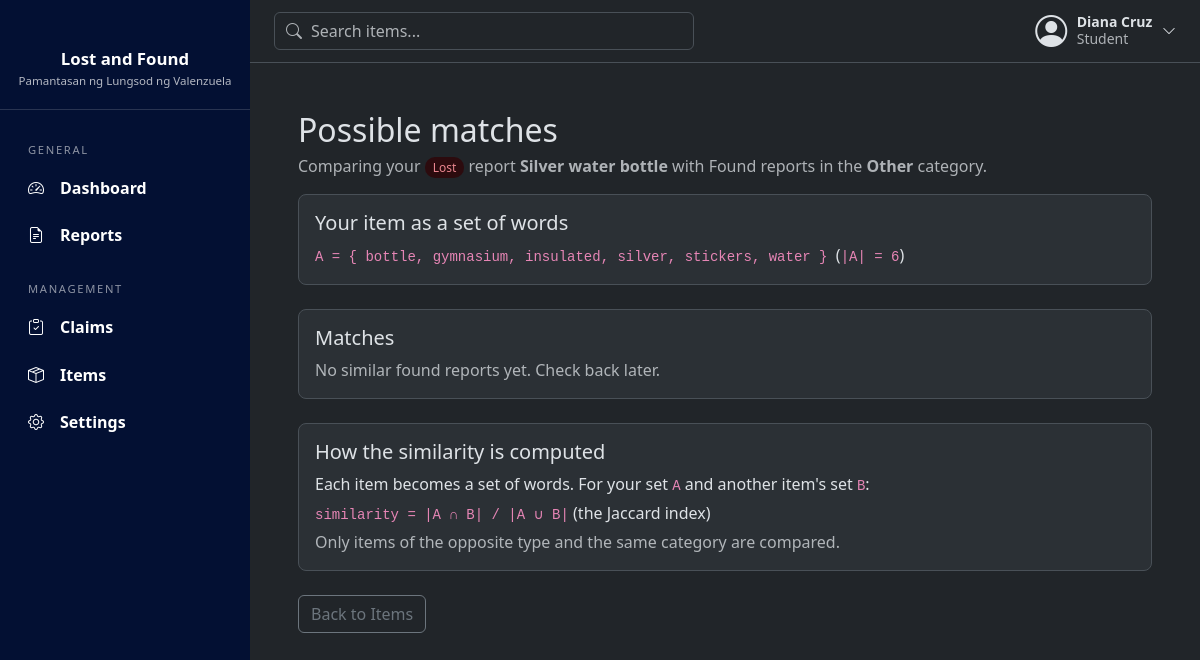
The page /items/10/matches (signed in) on the database its author committed.
### tables this page shows
CREATE TABLE users (
            id INTEGER PRIMARY KEY AUTOINCREMENT,
            full_name TEXT NOT NULL,
            email TEXT NOT NULL UNIQUE,
            password TEXT NOT NULL,
            role TEXT NOT NULL DEFAULT 'Student'
                CHECK(role IN ('Student', 'Faculty', 'Admin'))
        , is_active INTEGER NOT NULL DEFAULT 1);

CREATE TABLE items (
            item_id INTEGER PRIMARY KEY AUTOINCREMENT,
            user_id INTEGER NOT NULL,
            name TEXT NOT NULL,
            category TEXT NOT NULL,
            description TEXT,
            location TEXT NOT NULL,
            item_status TEXT NOT NULL
                CHECK(item_status IN ('Lost', 'Found')),
            status TEXT NOT NULL DEFAULT 'Active'
                CHECK(status IN ('Active', 'Claimed', 'Returned', 'Removed')),
            date_reported DATE NOT NULL DEFAULT CURRENT_DATE,

            FOREIGN KEY (user_id) REFERENCES users (id)
        );

### routes/user_routes.py (the view)
@bp.route("/items/<int:item_id>/matches")
@login_required
def item_matches(item_id):
    item = item_model.get(item_id)
    if item is None:
        abort(404)
    if item["user_id"] != session["user_id"]:
        abort(403)                                   # only the reporter sees their matches
    opposite = "Found" if item["item_status"] == "Lost" else "Lost"
    candidates = item_model.active_of_type(opposite, session["user_id"])
    matches = matching.find_matches(item, candidates)
    return render_template("user/item_matches.html", item=item, matches=matches,
                           opposite=opposite, my_words=sorted(matching.item_words(item)))

### database/connection.py (called while the page is built)
def get_db():
    if "db" not in g:
        g.db = sqlite3.connect(current_app.config["DATABASE"])
        g.db.row_factory = sqlite3.Row
        g.db.execute("PRAGMA foreign_keys = ON")
    return g.db

### models/item_model.py (called while the page is built)
def get(item_id):
    return get_db().execute("SELECT * FROM items WHERE item_id = ?", (item_id,)).fetchone()

def active_of_type(item_status, exclude_user_id):
    return get_db().execute(
        "SELECT * FROM items WHERE item_status = ? AND status = 'Active' AND user_id != ?",
        (item_status, exclude_user_id),
    ).fetchall()

### models/matching.py (called while the page is built)
def words(text):
    found = re.findall(r"[a-z0-9]+", (text or "").lower())
    return {w for w in found if w not in STOPWORDS and len(w) > 1}

def item_words(item):
    return (words(item["name"]) | words(item["location"]) | words(item["description"]))

def jaccard(a, b):
    if not a and not b:
        return 0.0
    return len(a & b) / len(a | b)

def find_matches(new_item, candidates):
    mine = item_words(new_item)
    results = []
    for other in candidates:
        if other["category"] != new_item["category"]:      # different category = skip
            continue
        theirs = item_words(other)
        score = jaccard(mine, theirs)
        if score >= MIN_SCORE:
            results.append((other, score, sorted(mine & theirs),
                            sorted(mine - theirs), sorted(theirs - mine)))
    results.sort(key=lambda r: r[1], reverse=True)
    return results

### models/user_model.py (called while the page is built)
def get_by_id(user_id):
    return get_db().execute("SELECT * FROM users WHERE id = ?", (user_id,)).fetchone()

### routes/utils.py (called while the page is built)
def login_required(view):
    @wraps(view)
    def wrapped(*args, **kwargs):
        if "user_id" not in session:
            flash("Please log in first.", "warning")
            return redirect(url_for("auth.login"))
        user = user_model.get_by_id(session["user_id"])
        if user is None or not user["is_active"]:
            session.clear()
            flash("Your account is no longer active. Please contact an administrator.", "warning")
            return redirect(url_for("auth.login"))
        return view(*args, **kwargs)
    return wrapped

### templates/user/item_matches.html (shortened to what this page needs)
{% extends "base.html" %}
{% block content %}
<h2 class="mb-1">Possible matches</h2>
<p class="text-body-secondary">
  Comparing your <span class="dash-badge {{ item['item_status'] }}">{{ item["item_status"] }}</span>
  report <strong>{{ item["name"] }}</strong> with {{ opposite }} reports in the
  <strong>{{ item["category"] }}</strong> category.
</p>
<div class="dash-section">
  <h5>Your item as a set of words</h5>
  <p class="mb-0">
    <code>A = { {{ my_words|join(", ") }} }</code>
    &nbsp;(<code>|A| = {{ my_words|length }}</code>)
  </p>
</div>
<div class="dash-section">
  <h5>Matches</h5>
  {% if matches %}
  <table>
    <tr>
      <th>Item</th><th>Location</th><th>Date</th>
      <th>In common (A &cap; B)</th><th>Only in yours (A &minus; B)</th><th>Only in theirs (B &minus; A)</th>
      <th>Similarity</th>
      {% if opposite == "Found" %}<th>Actions</th>{% endif %}
    </tr>
    {% for other, score, shared, only_mine, only_theirs in matches %}
    {% set union_size = shared|length + only_mine|length + only_theirs|length %}
    <tr>
      <td>{{ other["name"] }}</td>
      <td>{{ other["location"] }}</td>
      <td>{{ other["date_reported"] }}</td>
      <td>{% for w in shared %}<span class="dash-badge me-1">{{ w }}</span>{% endfor %}</td>
      <td>{% for w in only_mine %}<span class="dash-badge me-1">{{ w }}</span>{% endfor %}</td>
      <td>{% for w in only_theirs %}<span class="dash-badge me-1">{{ w }}</span>{% endfor %}</td>
      <td class="text-nowrap">
        <strong>{{ (score * 100)|round|int }}%</strong>
        <span class="small text-body-secondary">({{ shared|length }} / {{ union_size }})</span><br>
        {% if score >= 0.5 %}<span class="dash-badge Approved">Strong match</span>
        {% elif score >= 0.25 %}<span class="dash-badge Pending">Likely match</span>
        {% else %}<span class="dash-badge">Possible match</span>{% endif %}
      </td>
      {% if opposite == "Found" %}
      <td>
        <a class="btn btn-sm btn-primary" href="{{ url_for('user.claims', item_id=other['item_id']) }}">Claim</a>
      </td>
      {% endif %}
    </tr>
    {% endfor %}
  </table>
  {% else %}
  <p class="dash-empty mb-0">No similar {{ opposite|lower }} reports yet. Check back later.</p>
  {% endif %}
</div>
<div class="dash-section">
  <h5>How the similarity is computed</h5>
  <p class="mb-1">Each item becomes a set of words. For your set <code>A</code> and another item's set <code>B</code>:</p>
  <p class="mb-1"><code>similarity = |A &cap; B| / |A &cup; B|</code> (the Jaccard index)</p>
  <p class="mb-0 text-body-secondary">Only items of the opposite type and the same category are compared.</p>
</div>
<a class="btn btn-outline-secondary" href="{{ url_for('user.items') }}">Back to Items</a>
{% endblock %}

### templates/base.html (shortened to what this page needs)
<!doctype html>
<html lang="en" data-bs-theme="dark">
<head>
  <link href="https://cdn.jsdelivr.net/npm/bootstrap@5.3.3/dist/css/bootstrap.min.css" rel="stylesheet">
  <link href="https://cdn.jsdelivr.net/npm/bootstrap-icons@1.11.3/font/bootstrap-icons.min.css" rel="stylesheet">
  <link href="{{ url_for('static', filename='css/style.css') }}" rel="stylesheet">
</head>
<body>
{% block body %}
<div class="app-shell d-flex">
    <aside class="sidebar offcanvas-md offcanvas-start" id="sidebar" tabindex="-1">
    <div class="sidebar-brand">
      <div class="sidebar-title">Lost and Found</div>
      <div class="sidebar-subtitle">Pamantasan ng Lungsod ng Valenzuela</div>
    </div>
    <nav class="sidebar-nav">
      {% if session.role == 'Admin' %}
        {% include "partials/sidebar_admin.html" %}
      {% else %}
        {% include "partials/sidebar_user.html" %}
      {% endif %}
    </nav>
  </aside>
  <div class="main-col flex-grow-1">
    <header class="topbar d-flex align-items-center justify-content-between gap-3">
      <form class="topbar-search" action="{{ url_for('shared.reports') }}" method="get" role="search">
        <input class="form-control" type="search" name="q" maxlength="100" placeholder="Search items..."
               value="{{ request.args.get('q', '') if request.endpoint == 'shared.reports' }}">
      </form>
      <div class="dropdown">
        <button class="user-menu-btn" type="button" data-bs-toggle="dropdown" aria-expanded="false">
          <i class="bi bi-person-circle fs-2"></i>
          <span class="d-none d-sm-block">
            <span class="d-block fw-semibold small">{{ session.full_name }}</span>
            <span class="d-block small text-body-secondary">{{ session.role }}</span>
          </span>
          <i class="bi bi-chevron-down small"></i>
        </button>
      </div>
    </header>
    <main class="p-3 p-md-5">
      {% block content %}{% endblock %}
    </main>
  </div>
</div>
{% endblock %}
</body>
</html>

### static/css/style.css (style rules this page uses)
.app-shell { min-height: 100vh; }
.app-shell > .main-col { min-width: 0; }
.sidebar { --bs-offcanvas-width: 250px; width: 250px; min-width: 250px; color: #fff; overflow-y: auto; }
.sidebar { background: #031033 !important; }
@media (min-width: 768px) { .sidebar { position: sticky; top: 0; height: 100vh; align-self: flex-start; } }
.sidebar-brand { padding: 2rem 1rem 1.25rem; text-align: center; border-bottom: 1px solid rgba(255, 255, 255, 0.15); }
.sidebar-title { margin-top: 0.9rem; font-size: 1.05rem; font-weight: 600; }
.sidebar-subtitle { font-size: 0.72rem; color: rgba(255, 255, 255, 0.7); }
.sidebar-nav { padding: 0.5rem 1.25rem 1.5rem; }
.topbar { position: sticky; top: 0; z-index: 1020; padding: 0.75rem 1.5rem; background: var(--bs-body-bg); border-bottom: 1px solid var(--bs-border-color); }
.topbar-search { position: relative; flex: 1; max-width: 420px; }
.topbar-search input { padding-left: 2.25rem; }
.user-menu-btn { display: flex; align-items: center; gap: 0.6rem; padding: 0; border: 0; background: none; color: var(--bs-body-color); text-align: left; line-height: 1.2; }
.dash-section { padding: 16px; margin-bottom: 24px; overflow-x: auto; border-radius: 8px; background: var(--bs-tertiary-bg); border: 1px solid var(--bs-border-color); }
.dash-badge { padding: 2px 8px; border-radius: 10px; font-size: 12px; background: var(--bs-secondary-bg); color: var(--bs-body-color); }
.dash-badge.Lost, .dash-badge.Rejected { background: var(--bs-danger-bg-subtle); color: var(--bs-danger-text-emphasis); }
.dash-empty { color: var(--bs-secondary-color); }

### rows shown on the page
users: full_name "Diana Cruz", role "Student"
items: item_status "Lost", name "Silver water bottle", category "Other"

### other values the page prints
{{ opposite }} "Found"
{{ my_words|join(", ") }} "bottle, gymnasium, insulated, silver, stickers, water"
{{ my_words|length }} "6"
{{ opposite|lower }} "found"
